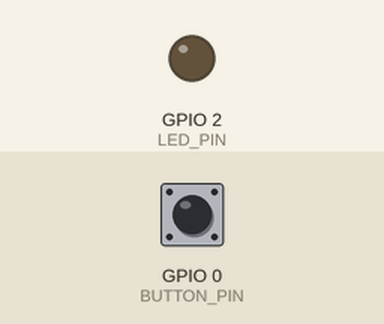
This sketch was run on a simulated ESP32. Shown: output pins drawn as LEDs (lit = HIGH). Inputs (shaded band) come from the test bench; at power-on: GPIO 0 (BUTTON_PIN) HIGH. WiFi joins after 1.5 s; servers stay silent unless stated; I2S audio is not simulated (input reads silence); what the sketch prints to the serial monitor is not drawn.

Above: at 2.7 s.
2.8 s: GPIO 0 (BUTTON_PIN) pulled LOW for 0.15 s
At 2.88 s:
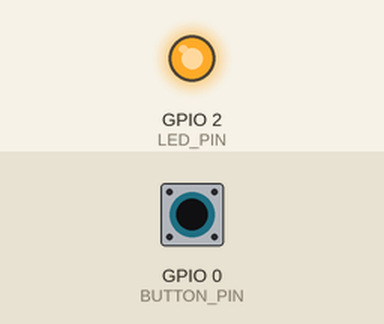
4.4 s: GPIO 0 (BUTTON_PIN) pulled LOW for 3.2 s
At 9.0 s:
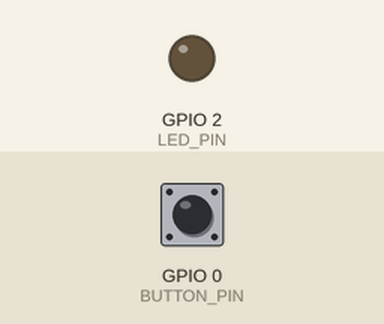
Timing chart, 0 to 10.5 s (numbered marks = the images above; inputs shaded):
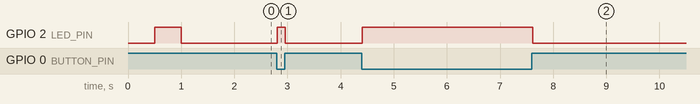

Measured:
- after the input at 2.8 s, GPIO 2 (LED_PIN): LOW → HIGH at once, → LOW 0.15 s later
- after the input at 4.4 s, GPIO 2 (LED_PIN): LOW → HIGH at once, → LOW 3.2 s later

The sketch:

esp32_firmware.ino
```cpp
/**
 * Charlie ESP32 全屋语音节点
 *
 * 遗留参考代码：实际部署用预编译 bin 固件（xiaozhi v2.1.0 WebSocket 协议，经 /esp32-setup 页面烧录），
 * 本 .ino 为历史 HTTP POST 版本。
 *
 * 硬件: ESP32 + INMP441(I2S麦克风) + MAX98357(I2S功放+喇叭)
 * 接线:
 *   INMP441:  VDD→3.3V  GND→GND  SD→GPIO32  WS→GPIO25  SCK→GPIO33  L/R→GND
 *   MAX98357: VIN→5V    GND→GND  DIN→GPIO26  BCLK→GPIO27  LRC→GPIO14
 *   LED:      GPIO2 (内置LED)
 *   Button:   GPIO0 (BOOT按钮，按下开始录音)
 *
 * 工作流程:
 *   1. 按住按钮 → LED亮 → 开始录音
 *   2. 松开按钮 → LED灭 → 发送音频到Charlie服务端
 *   3. 接收回复音频 → 通过喇叭播放
 *   4. 播放完毕 → 等待下次按钮
 */

#include <WiFi.h>
#include <HTTPClient.h>
#include <driver/i2s.h>
#include <ArduinoJson.h>

// ===== WiFi配置 =====
const char* WIFI_SSID = "你的WiFi名称";
const char* WIFI_PASSWORD = "你的WiFi密码";
const char* SERVER_URL = "http://192.168.1.12:8000/api/voice/stream";

// ===== I2S引脚配置 =====
#define I2S_MIC_WS   25   // INMP441 L/R
#define I2S_MIC_SCK  33   // INMP441 SCK
#define I2S_MIC_SD   32   // INMP441 SD

#define I2S_SPK_BCLK 27   // MAX98357 BCLK
#define I2S_SPK_LRC  14   // MAX98357 LRC
#define I2S_SPK_DIN  26   // MAX98357 DIN

#define BUTTON_PIN   0    // BOOT按钮
#define LED_PIN      2    // 内置LED

// ===== 音频配置 =====
#define SAMPLE_RATE  16000
#define BUFFER_SIZE  512
#define RECORD_SECONDS_MAX 10  // 最长录音10秒

// ===== 全局变量 =====
bool isRecording = false;
uint8_t* audioBuffer = nullptr;
size_t audioBufferSize = 0;
size_t audioBufferPos = 0;

void setup() {
  Serial.begin(115200);
  pinMode(BUTTON_PIN, INPUT_PULLUP);
  pinMode(LED_PIN, OUTPUT);

  // 连接WiFi
  Serial.println("\n🔌 连接WiFi...");
  WiFi.begin(WIFI_SSID, WIFI_PASSWORD);
  int attempts = 0;
  while (WiFi.status() != WL_CONNECTED && attempts < 30) {
    delay(500);
    digitalWrite(LED_PIN, !digitalRead(LED_PIN));
    Serial.print(".");
    attempts++;
  }
  if (WiFi.status() == WL_CONNECTED) {
    digitalWrite(LED_PIN, LOW);
    Serial.println("\n✅ WiFi已连接");
    Serial.print("📡 IP: ");
    Serial.println(WiFi.localIP());
  } else {
    Serial.println("\n❌ WiFi连接失败，5秒后重启");
    delay(5000);
    ESP.restart();
  }

  // 初始化I2S麦克风
  i2s_config_t i2s_mic_config = {
    .mode = (i2s_mode_t)(I2S_MODE_MASTER | I2S_MODE_RX),
    .sample_rate = SAMPLE_RATE,
    .bits_per_sample = I2S_BITS_PER_SAMPLE_16BIT,
    .channel_format = I2S_CHANNEL_FMT_ONLY_LEFT,
    .communication_format = I2S_COMM_FORMAT_STAND_I2S,
    .intr_alloc_flags = ESP_INTR_FLAG_LEVEL1,
    .dma_buf_count = 8,
    .dma_buf_len = 64,
    .use_apll = false,
    .tx_desc_auto_clear = false,
    .fixed_mclk = 0
  };

  i2s_pin_config_t mic_pins = {
    .bck_io_num = I2S_MIC_SCK,
    .ws_io_num = I2S_MIC_WS,
    .data_out_num = I2S_PIN_NO_CHANGE,
    .data_in_num = I2S_MIC_SD
  };

  i2s_driver_install(I2S_NUM_0, &i2s_mic_config, 0, NULL);
  i2s_set_pin(I2S_NUM_0, &mic_pins);
  i2s_start(I2S_NUM_0);

  // 初始化I2S喇叭
  i2s_config_t i2s_spk_config = {
    .mode = (i2s_mode_t)(I2S_MODE_MASTER | I2S_MODE_TX),
    .sample_rate = SAMPLE_RATE,
    .bits_per_sample = I2S_BITS_PER_SAMPLE_16BIT,
    .channel_format = I2S_CHANNEL_FMT_ONLY_LEFT,
    .communication_format = I2S_COMM_FORMAT_STAND_I2S,
    .intr_alloc_flags = ESP_INTR_FLAG_LEVEL1,
    .dma_buf_count = 8,
    .dma_buf_len = 64,
    .use_apll = false,
    .tx_desc_auto_clear = true,
    .fixed_mclk = 0
  };

  i2s_pin_config_t spk_pins = {
    .bck_io_num = I2S_SPK_BCLK,
    .ws_io_num = I2S_SPK_LRC,
    .data_out_num = I2S_SPK_DIN,
    .data_in_num = I2S_PIN_NO_CHANGE
  };

  i2s_driver_install(I2S_NUM_1, &i2s_spk_config, 0, NULL);
  i2s_set_pin(I2S_NUM_1, &spk_pins);

  // 分配录音缓冲区
  audioBufferSize = SAMPLE_RATE * 2 * RECORD_SECONDS_MAX; // 16bit mono
  audioBuffer = (uint8_t*)malloc(audioBufferSize);

  Serial.println("✅ Charlie ESP32 节点就绪");
  Serial.println("👆 按住BOOT按钮开始说话，松开发送");
}

void loop() {
  static bool lastButtonState = HIGH;
  bool buttonState = digitalRead(BUTTON_PIN);

  // 按钮按下 → 开始录音
  if (buttonState == LOW && lastButtonState == HIGH) {
    startRecording();
  }
  // 按钮松开 → 停止录音并发送
  else if (buttonState == HIGH && lastButtonState == LOW) {
    stopRecording();
    sendToServer();
  }

  lastButtonState = buttonState;
  delay(50);
}

void startRecording() {
  if (isRecording) return;
  isRecording = true;
  audioBufferPos = 0;
  digitalWrite(LED_PIN, HIGH);
  Serial.println("🎤 开始录音...");
}

void stopRecording() {
  if (!isRecording) return;
  isRecording = false;
  digitalWrite(LED_PIN, LOW);
  Serial.printf("🎤 录音结束，共 %d 字节\n", audioBufferPos);
}

void sendToServer() {
  if (audioBufferPos < 1000) {
    Serial.println("⚠️ 录音太短，忽略");
    return;
  }

  Serial.println("📤 发送到服务器...");
  HTTPClient http;
  http.begin(SERVER_URL);
  http.addHeader("Content-Type", "audio/wav");

  // 构建WAV头
  uint8_t wavHeader[44];
  buildWavHeader(wavHeader, audioBufferPos);

  // 发送音频: WAV头 + PCM数据
  http.setTimeout(30000);
  int httpCode = http.POST(wavHeader, 44 + audioBufferPos);

  if (httpCode == 200) {
    String response = http.getString();
    Serial.println("✅ 服务器响应已接收");
    // 解析响应并播放音频
    parseAndPlay(response);
  } else {
    Serial.printf("❌ 服务器错误: %d\n", httpCode);
  }
  http.end();
}

void buildWavHeader(uint8_t* header, size_t dataSize) {
  uint32_t sampleRate = SAMPLE_RATE;
  uint16_t bitsPerSample = 16;
  uint16_t channels = 1;
  uint32_t byteRate = sampleRate * channels * bitsPerSample / 8;

  memcpy(header, "RIFF", 4);
  *(uint32_t*)(header + 4) = 36 + dataSize;
  memcpy(header + 8, "WAVE", 4);
  memcpy(header + 12, "fmt ", 4);
  *(uint32_t*)(header + 16) = 16;
  *(uint16_t*)(header + 20) = 1; // PCM
  *(uint16_t*)(header + 22) = channels;
  *(uint32_t*)(header + 24) = sampleRate;
  *(uint32_t*)(header + 28) = byteRate;
  *(uint16_t*)(header + 32) = channels * bitsPerSample / 8;
  *(uint16_t*)(header + 34) = bitsPerSample;
  memcpy(header + 36, "data", 4);
  *(uint32_t*)(header + 40) = dataSize;
}

void parseAndPlay(String response) {
  // 从JSON响应中提取base64音频数据
  int audioStart = response.indexOf("\"audio\":\"");
  if (audioStart == -1) {
    Serial.println("⚠️ 响应中没有音频数据");
    return;
  }
  audioStart += 9;
  int audioEnd = response.indexOf("\"", audioStart);
  if (audioEnd == -1) return;

  String audioB64 = response.substring(audioStart, audioEnd);
  // 解码base64并播放（简化版，实际需要完整base64解码库）
  Serial.println("🔊 播放回复音频...");

  // 注意: 完整实现需要base64解码和MP3/WAV解码
  // 这里简化处理，ESP32内存有限，建议使用opus编码
  Serial.printf("📢 收到音频，长度: %d 字符\n", audioB64.length());
}
```
